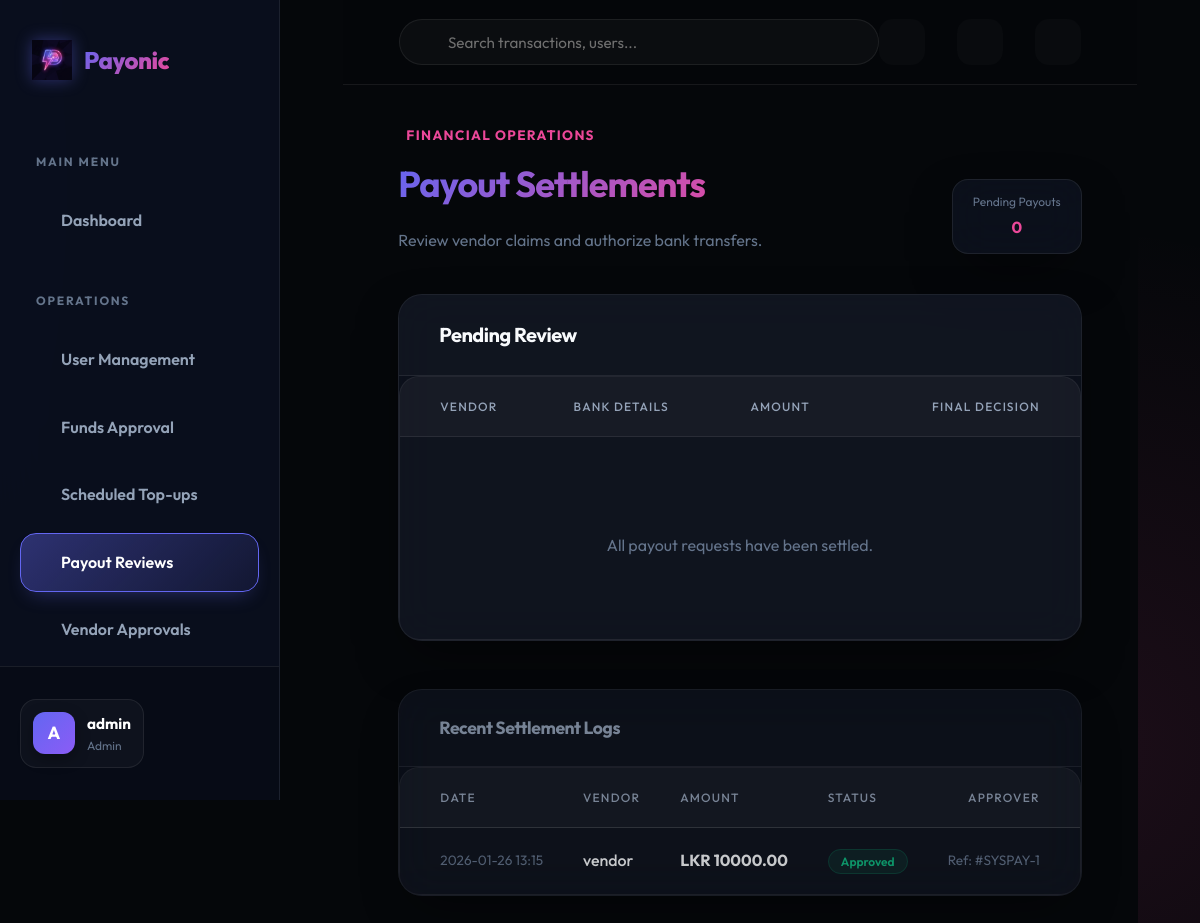
/admin/payouts (signed in), run on an earlier commit of the app's database.
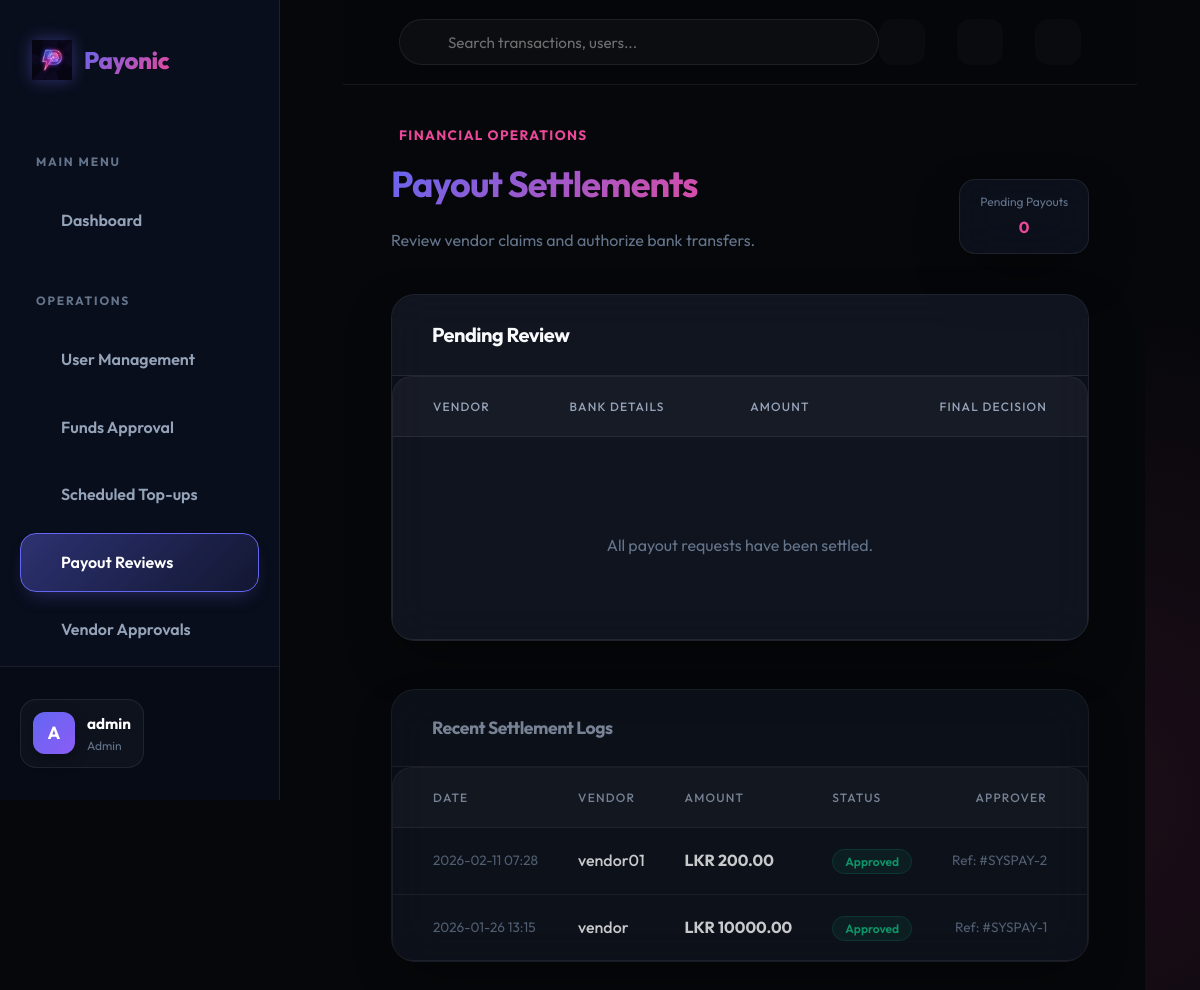
And on a later commit of the database.
### app/models.py (models this page shows, shortened)
class PayoutRequest(db.Model):
    id = db.Column(db.Integer, primary_key=True)
    vendor_id = db.Column(db.Integer, db.ForeignKey('user.id'), nullable=False)
    amount = db.Column(db.Float, nullable=False)
    status = db.Column(db.String(20), default='pending') # pending, approved, rejected
    created_at = db.Column(db.DateTime, default=datetime.utcnow)
    reviewed_at = db.Column(db.DateTime)
    reviewed_by = db.Column(db.Integer, db.ForeignKey('user.id'), nullable=True)
    bank_name = db.Column(db.String(100))
    account_number = db.Column(db.String(50))
    account_holder_name = db.Column(db.String(100))
    reviewer = db.relationship('User', foreign_keys=[reviewed_by])

class User(UserMixin, db.Model):
    id = db.Column(db.Integer, primary_key=True)
    username = db.Column(db.String(64), index=True, unique=True, nullable=False)
    email = db.Column(db.String(120), index=True, unique=True, nullable=False)
    password_hash = db.Column(db.String(128))
    role = db.Column(db.String(20), nullable=False)  # student, vendor, admin
    is_active_user = db.Column(db.Boolean, default=True)
    phone_number = db.Column(db.String(20))
    registration_number = db.Column(db.String(50)) # For students
    student_id = db.Column(db.String(20)) # Internal ID
    vendor_name = db.Column(db.String(100)) # For vendors
    business_name = db.Column(db.String(100)) # For vendors
    business_type = db.Column(db.String(50)) # For vendors
    is_approved_vendor = db.Column(db.Boolean, default=False)
    profile_pic = db.Column(db.String(255))
    merchant_id = db.Column(db.String(50), unique=True)
    bank_name = db.Column(db.String(100))
    account_number = db.Column(db.String(50))
    account_holder_name = db.Column(db.String(100))
    wallet = db.relationship('Wallet', backref='owner', uselist=False, lazy=True)
    sent_transactions = db.relationship('Transaction', foreign_keys='Transaction.sender_id', backref='sender', lazy='dynamic')
    received_transactions = db.relationship('Transaction', foreign_keys='Transaction.receiver_id', backref='receiver', lazy='dynamic')
    qr_codes = db.relationship('QRCode', backref='vendor', lazy='dynamic')
    payout_requests = db.relationship('PayoutRequest', foreign_keys='PayoutRequest.vendor_id', backref='vendor', lazy='dynamic')
    two_factor_enabled = db.Column(db.Boolean, default=False)
    otp_secret = db.Column(db.String(32))
    low_balance_threshold = db.Column(db.Float, default=100.0) # LKR
    refund_requests = db.relationship('RefundRequest', foreign_keys='RefundRequest.user_id', backref='requester', lazy='dynamic')
    budgets = db.relationship('Budget', backref='user', lazy='dynamic')
    created_bills = db.relationship('SplitBill', backref='creator', lazy='dynamic')
    split_participations = db.relationship('SplitBillParticipant', backref='user', lazy='dynamic')
    notifications = db.relationship('Notification', backref='user', lazy='dynamic')
    @property
    def is_active(self):
        return self.is_active_user
    @property
    def unread_notification_count(self):
        return self.notifications.filter_by(is_read=False).count()

### app/admin/routes.py (the view)
@bp.route('/payouts')
@login_required
def payouts():
    if current_user.role != 'admin':
        return redirect(url_for('main.index'))
    pending_payouts = PayoutRequest.query.filter_by(status='pending').order_by(PayoutRequest.created_at.desc()).all()
    all_payouts = PayoutRequest.query.order_by(PayoutRequest.created_at.desc()).limit(50).all()
    return render_template('admin/payout_requests.html',
                           title='Vendor Payouts',
                           pending_payouts=pending_payouts,
                           all_payouts=all_payouts)

### app/models.py (called while the page is built)
@login.user_loader
def load_user(id):
    return User.query.get(int(id))

### app/templates/admin/payout_requests.html (shortened to what the changed rows need)
{% extends "base.html" %}
{% block content %}
<div class="animate-fade-in">
    <div style="display: flex; justify-content: space-between; align-items: flex-end; margin-bottom: 2.5rem;">
        <div>
            <h1 class="text-gradient" style="font-size: 2.25rem;">Payout Settlements</h1>
        </div>
    </div>
    <div class="glass-panel" style="margin-bottom: 3rem; overflow: hidden; padding: 0;">
        <div class="table-container">
            <table style="width: 100%;">
                <thead>
                    <tr>
                        <th style="padding-left: 2.5rem;">Vendor</th>
                        <th>Bank Details</th>
                        <th>Amount</th>
                        <th style="text-align: right; padding-right: 2.5rem;">Final Decision</th>
                    </tr>
                </thead>
            </table>
        </div>
    </div>
    <div class="glass-panel" style="overflow: hidden; padding: 0; opacity: 0.8;">
        <div class="table-container">
            <table style="width: 100%;">
                <thead>
                    <tr>
                        <th style="padding-left: 2.5rem;">Date</th>
                        <th>Vendor</th>
                        <th>Amount</th>
                        <th>Status</th>
                        <th style="text-align: right; padding-right: 2.5rem;">Approver</th>
                    </tr>
                </thead>
                <tbody>
                    {% for p in all_payouts if p.status != 'pending' %}
                    <tr>
                        <td style="padding-left: 2.5rem; color: var(--text-dim); font-size: 0.85rem;">{{
                            p.created_at.strftime('%Y-%m-%d %H:%M') }}</td>
                        <td style="font-weight: 500;">{{ p.vendor.username }}</td>
                        <td style="font-weight: 700;">LKR {{ "{:.2f}".format(p.amount) }}</td>
                        <td>
                            <span class="badge-pill"
                                style="
                                    background: {{ 'rgba(16, 185, 129, 0.1)' if p.status == 'approved' else 'rgba(239, 68, 68, 0.1)' }};
                                    color: {{ 'var(--success)' if p.status == 'approved' else 'var(--danger)' }};
                                    border: 1px solid {{ 'rgba(16, 185, 129, 0.2)' if p.status == 'approved' else 'rgba(239, 68, 68, 0.2)' }};">
                                {{ p.status|capitalize }}
                            </span>
                        </td>
                        <td
                            style="text-align: right; padding-right: 2.5rem; color: var(--text-dim); font-size: 0.85rem;">
                            Ref: #SYSPAY-{{ p.id }}
                        </td>
                    </tr>
                    {% endfor %}
                </tbody>
            </table>
        </div>
    </div>
</div>
{% endblock %}

What changed in the data, as far as the page shows it:
added PayoutRequest: created_at "2026-02-11 07:28", vendor.username "vendor01", amount "200.00", status "Approved", id "2"
